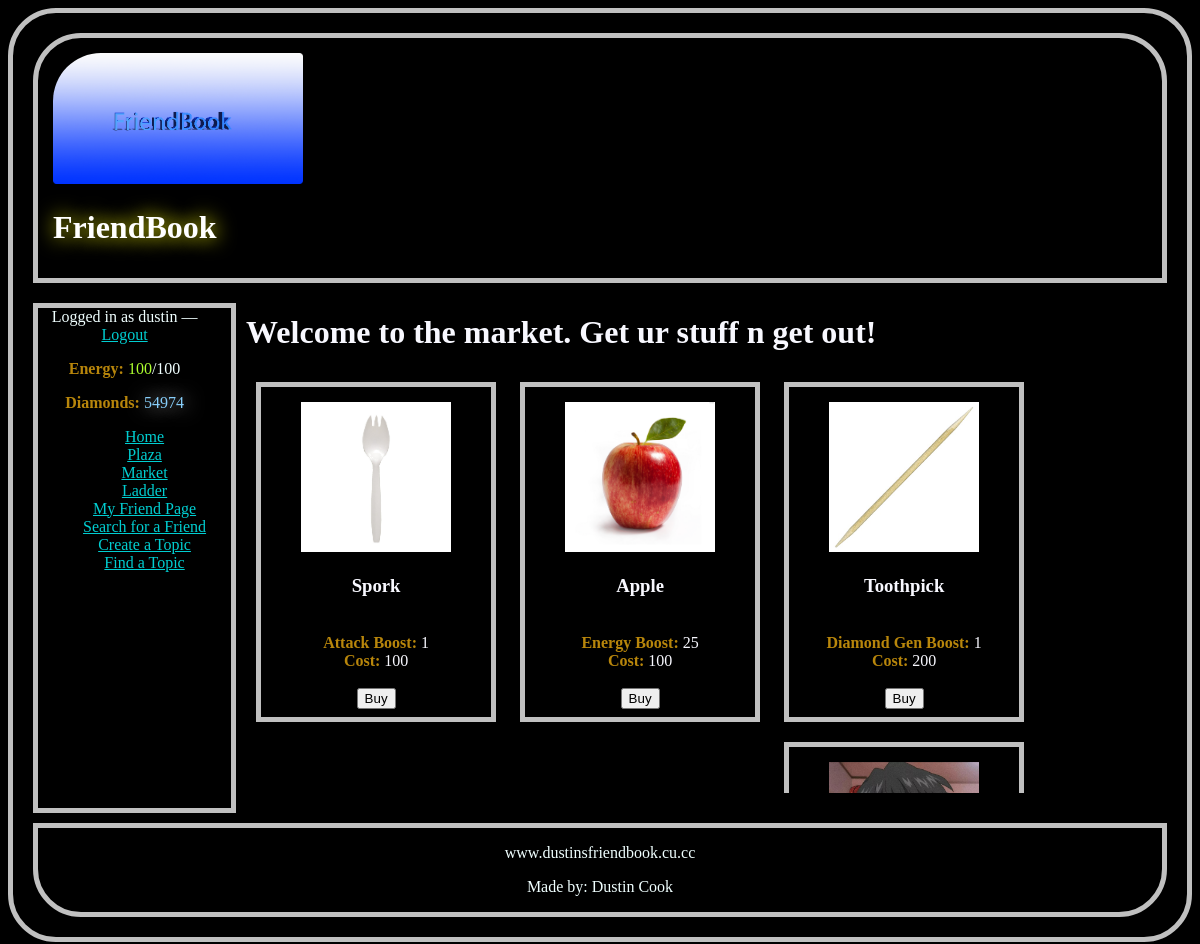
The page /market (signed in) on the database its author committed.
### friend/models.py (models this page shows, shortened)
class Friend(models.Model):
    user = models.OneToOneField(User, null=True, blank=True, on_delete=models.CASCADE)
    show_info = models.BooleanField(default=False)
    level = models.IntegerField()
    diamonds = models.IntegerField() # game currency
    energy = models.PositiveIntegerField()
    attack = models.IntegerField()
    defense = models.IntegerField()
    diamond_gen = models.IntegerField(default=1)
    profile_image = models.ImageField(null=True, blank=True)

class Item(models.Model):
    item_name = models.CharField(max_length=30)
    item_image = models.ImageField(null=True, blank=True)
    attack_boost = models.IntegerField(null=True, blank=True)
    defense_boost = models.IntegerField(null=True, blank=True)
    energy_boost = models.IntegerField(null=True, blank=True)
    diamond_gen_boost = models.IntegerField(null=True, blank=True)
    cost = models.IntegerField(default=0)
    def __str__(self):
        return self.item_name

### friend/game_views.py (the view)
# urls.py: re_path(r'^market$', friend.game_views.market, name='market'),
@login_required
def market(request):
    items = Item.objects.all()
    context = {
        'items': items,
        }
    return render(request, 'market.html', context)

### friend/templates/market.html (shortened to what this page needs)
{% extends 'base.html' %}
{% block content %}
    {% if cannot_buy %}
    <h1 class="cannot-buy">Sorry, you don't have enough diamonds for that.</h1>
    {% else %}
    <h1 class="market-welcome">Welcome to the market. Get ur stuff n get out!</h1>
    {% endif %}
    {% for item in items %}
    <div class="market-item" ><img src="{{ item.item_image.url }}" height="150" width="150"/>
        <br /><h3 class="item-name">{{ item }}</h3>
        {% if item.attack_boost %}<br /><strong>Attack Boost:</strong> {{ item.attack_boost }} {% endif %}
        {% if item.defense_boost %}<br /><strong>Defense Boost:</strong> {{ item.defense_boost }} {% endif %}
        {% if item.energy_boost %}<br /><strong>Energy Boost: </strong> {{ item.energy_boost }} {% endif %}
        {% if item.diamond_gen_boost %}<br /><strong>Diamond Gen Boost:</strong> {{ item.diamond_gen_boost }} {% endif %}
        <br /><strong>Cost: </strong>{{ item.cost }} <br />
        <br /><form {% if user.friend.diamonds >= item.cost %} onsubmit="return purchaseSuccessful();" {% endif %} method="get" action="{% url 'buy_item' item_id=item.id %}"><input type="submit" value="Buy"/></form></div>
    {% endfor %}
{% endblock %}

### friend/templates/base.html (shortened to what this page needs)
<!DOCTYPE html>
{% load static %}
<html>
	<head>
        <link rel="stylesheet" href="{% static 'friend/main.css' %}" />
	</head>
	<body>
        <header>
            <img id="logo-image" src="{% static 'friend/FriendBook.png' %}" width="250" /> <h1 class="glow">FriendBook</h1>
        </header>
        <nav>
            {% if user.is_authenticated %}
                Logged in as {{ user.username }} &mdash; <a href="{% url 'logout' %}?next=/">Logout</a> <br />
                <p id="energy_status"><strong>Energy: </strong><em id="energy_style">{{ user.friend.energy }}</em>/100</p>
                <p id="diamond_status"><strong>Diamonds: </strong><em id="diamond_style">{{ user.friend.diamonds }}</em></p>
            {% else %}
                Not logged in &mdash; <a href="{% url 'login' %}">Login</a>
            {% endif %}
            <ul class="no_dot">
                <li><a href="{% url 'index' %}">Home</a></li>
                <li><a href="{% url 'comment_page' %}">Plaza</a></li>
                <li><a href="{% url 'market' %}">Market</a></li>
                <li><a href="{% url 'ladder' %}">Ladder</a></li>
                <li><a href="{% url 'active_friend_page' %}">My Friend Page</a></li>
                <li><a href="{% url 'friend_search' %}">Search for a Friend</a></li>
                <li><a href="{% url 'add_topic' %}">Create a Topic</a></li>
                <li><a href="{% url 'topic_search' %}">Find a Topic</a></li>
            </ul>
        </nav>
        <div id="content">
            {% block content %}
            {% endblock %}
        </div>
        <footer>
            <p>www.dustinsfriendbook.cu.cc</p>
            <p>Made by: Dustin Cook</p>
        </footer>
	</body>
</html>

### static/friend/main.css (style rules this page uses)
body { background-color: black; color: azure; border: solid silver thick; border-radius: 3em; padding: 10px; }
nav { width: 15%; float: left; height: 500px; background-color: black; color: azure; border: solid silver thick; text-align: center; margin: 10px; padding-right: 20px; }
header { background-color: black; color: azure; border: solid silver thick; margin: 10px; padding: 10px; padding-top: 15px; padding-left: 15px; border-top-left-radius: 3em; border-top-right-radius: 3em; }
footer { clear: both; position: relative; z-index: 10; margin-top: -3em; background-color: black; color: azure; border: solid silver thick; border-radius: 3em; border-top-left-radius: 0; border-top-right-radius: 0; margin: 10px; text-align: center; }
a { color: darkturquoise; }
strong { color: darkgoldenrod; }
.market-item { border: solid thick silver; text-align: center; padding: 15px; margin: 10px; width: 200px; display: inline-block; height: 300px; }
ul.no_dot { list-style-type: none; }
.glow { color: #FFFFFF; -webkit-stroke-width: 5.3px; -webkit-stroke-color: #FFFFFF; -webkit-fill-color: #FFFFFF; text-shadow: 1px 0px 20px yellow; -webkit-transition: width 0.3s; transition: width 0.3s; -moz-transition: width 0.3s; -o-transition: width 0.3s; }
#logo-image { border-top-left-radius: 3em; }
#content { background-color: black; color: ghostwhite; height: 500px; overflow: auto; }
#energy_style { color: greenyellow; font-style: normal; }
#diamond_style { font-style: normal; color: lightskyblue; webkit-stroke-width: 5.3px; text-shadow: 1px 0px 20px aliceblue; }

### rows shown on the page
Item: item_image (picture), item_name "Spork", attack_boost "1", cost "100"
Item: item_image (picture), item_name "Apple", energy_boost "25", cost "100"
Item: item_image (picture), item_name "Toothpick", diamond_gen_boost "1", cost "200"
Item: item_image (picture)

### other values the page prints
{{ user.username }} "dustin"
{{ user.friend.energy }} "100"
{{ user.friend.diamonds }} "54974"
